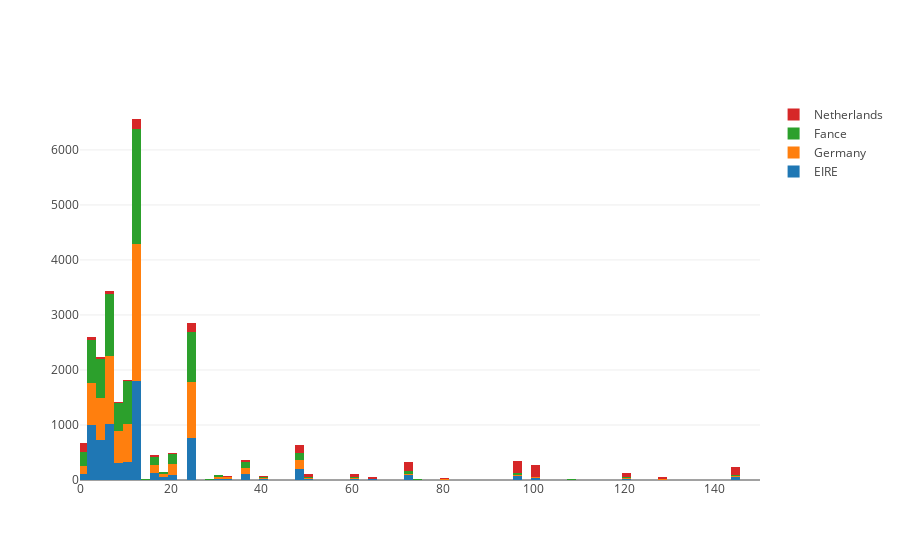

This figure's notebook cell:
### Code cell
trace1 = go.Histogram(
    x=data4['Quantity'][data4.Country == 'EIRE'],
    name='EIRE'
)
trace2 = go.Histogram(
    x=data4['Quantity'][data4.Country == 'Germany'],
    name='Germany'
)
trace3 = go.Histogram(
    x=data4['Quantity'][data4.Country == 'France'],
    name='Fance'
)
trace4 = go.Histogram(
    x=data4['Quantity'][data4.Country == 'Netherlands'],
    name='Netherlands'
)

data = [trace1, trace2, trace3, trace4]
layout = go.Layout(barmode='stack',
                  xaxis=dict(range=[0, 150])
                  )
fig = go.Figure(data=data, layout=layout)

fig.iplot(filename='overlaid histogram')

### Figure 1 — Plotly figure (JSON) as saved in the notebook; plotly's stock layout.template omitted (floating-point values rounded to 4 significant figures; data arrays with more than 128 entries replaced by an {"elided": "..."} marker saying what was removed)
{"data": [{"name": "EIRE", "type": "histogram", "uid": "0b2d1c98-1ed9-4ba8-b012-381957f84a97", "x": {"elided": "7136 int values"}}, {"name": "Germany", "type": "histogram", "uid": "9a86f020-55fd-4379-a061-d02b4fba4462", "x": {"elided": "8658 int values"}}, {"name": "Fance", "type": "histogram", "uid": "c3814508-4a10-451f-a30a-f55b06c582f6", "x": {"elided": "8034 int values"}}, {"name": "Netherlands", "type": "histogram", "uid": "545e5367-a691-4687-b508-598c7d9fb1eb", "x": {"elided": "2322 int values"}}], "layout": {"barmode": "stack", "xaxis": {"range": [0, 150]}}}
